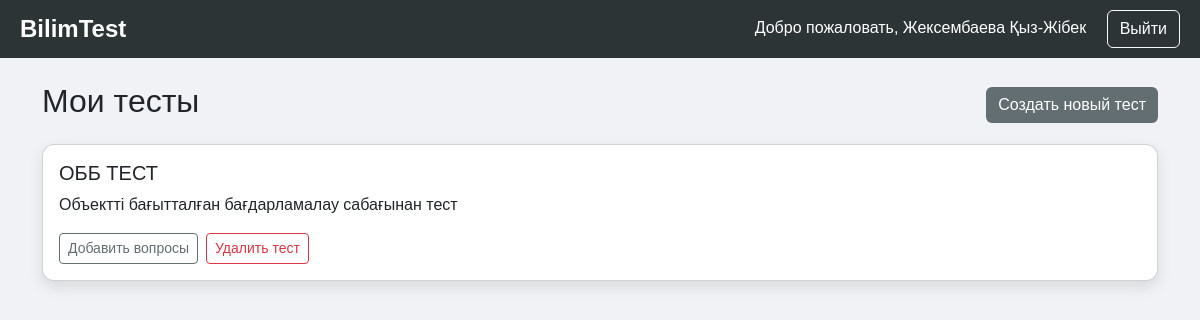
Screenshot of /bilimtest/teacher/tests.php (signed in) with the database file from the repository.
### tables this page shows
CREATE TABLE `tests` (
  `id` int(11) NOT NULL,
  `title` varchar(255) NOT NULL,
  `description` text DEFAULT NULL,
  `created_by` int(11) DEFAULT NULL,
  `created_at` timestamp NOT NULL DEFAULT current_timestamp()
);

### bilimtest/teacher/tests.php (the view, shortened to what this page needs)
<?php
include("../config/db.php");
$teacher_id = $_SESSION['user_id'];
$result = mysqli_query($conn, "SELECT * FROM tests WHERE created_by='$teacher_id'");
?>
<!DOCTYPE html>
<html lang="kk">
<head>
    <link href="https://cdn.jsdelivr.net/npm/bootstrap@5.3.2/dist/css/bootstrap.min.css" rel="stylesheet">
</head>
<body>
<nav class="navbar d-flex align-items-center">
    <div class="title">BilimTest</div>
    <div class="ms-auto">
        <span>Добро пожаловать, <?php echo $_SESSION['fullname']; ?></span>
        <a href="../auth/logout.php" class="btn btn-outline-light ms-3">Выйти</a>
    </div>
</nav>
<div class="container mt-4">
    <div class="d-flex justify-content-between align-items-center mb-3">
        <h2>Мои тесты</h2>
        <a href="create_test.php" class="btn btn-primary">Создать новый тест</a>
    </div>
    <?php while($row = mysqli_fetch_assoc($result)) { ?>
        <div class="card p-3">
            <h5><?php echo $row['title']; ?></h5>
            <p><?php echo $row['description']; ?></p>
            <div class="d-flex gap-2">
                <a href="add_question.php?test_id=<?php echo $row['id']; ?>" class="btn btn-outline-primary btn-sm">Добавить вопросы</a>
                <a href="delete_test.php?test_id=<?php echo $row['id']; ?>" class="btn btn-outline-danger btn-sm" onclick="return confirm('Вы уверены, что хотите удалить тест?');">Удалить тест</a>
            </div>
        </div>
    <?php } ?>
</div>
</body>
</html>

### bilimtest/teacher/tests.php (style rules this page uses)
body { background-color: #f0f2f5; font-family: Arial, sans-serif; }
.navbar { background-color: #2d3436; color: #fff; padding: 10px 20px; }
.navbar a { color: white; margin-left: 15px; text-decoration: none; }
.navbar .title { font-size: 1.5rem; font-weight: bold; }
.card { border-radius: 12px; box-shadow: 0 6px 15px rgba(0,0,0,0.1); margin-bottom: 20px; }
.btn-primary { background-color: #636e72; border: none; }
.btn-outline-primary { border-color: #636e72; color: #636e72; }

### rows the page displays
tests: title "ОББ ТЕСТ", description "Объектті бағытталған бағдарламалау сабағынан тест"

### other values shown
$_SESSION['fullname'] "Жексембаева Қыз-Жібек"
